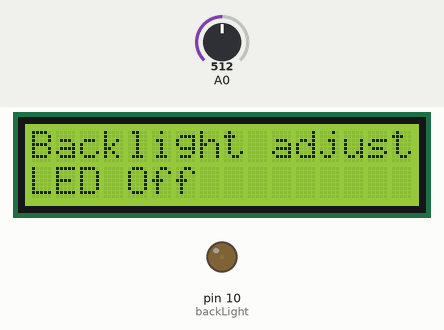
Simulated run of this sketch. Board: Arduino Uno, built with avr-gcc and run on an emulated ATmega328P. On the bench: 16×2 character LCD, output pins drawn as LEDs (lit = HIGH). Inputs (shaded band) come from the test bench; at power-on: A0 = 512.

Above: at 1.2 s.
1.3 s: A0 set to 205
At 2.1 s:
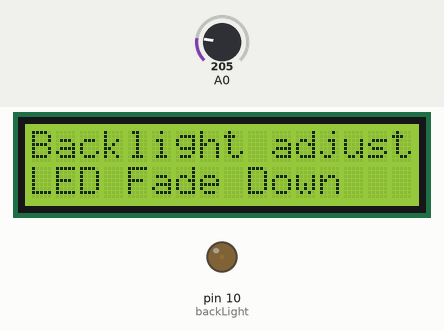
4.3 s: A0 set to 187
At 5.7 s:
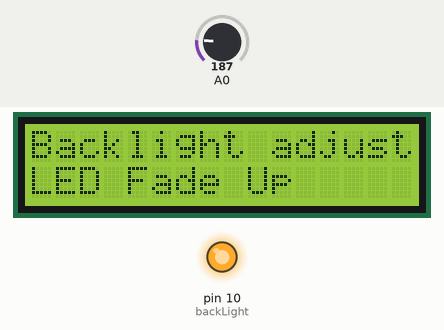
7.3 s: A0 set to 40
At 7.9 s:
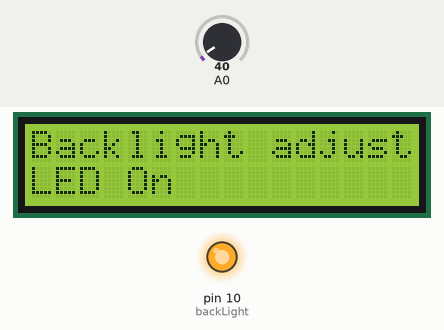
10.3 s: A0 set to 565
At 11.6 s:
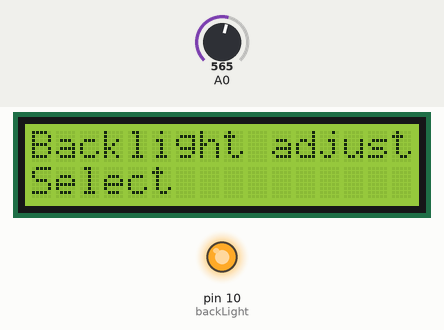
13.3 s: A0 set to 900
At 14.1 s:
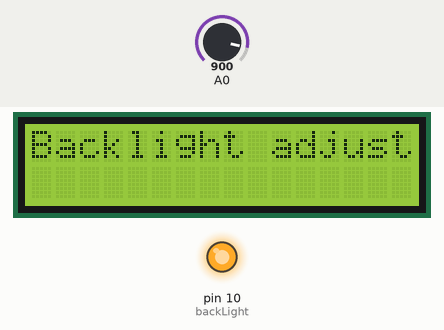
16.3 s: A0 set to 564
At 16.6 s:
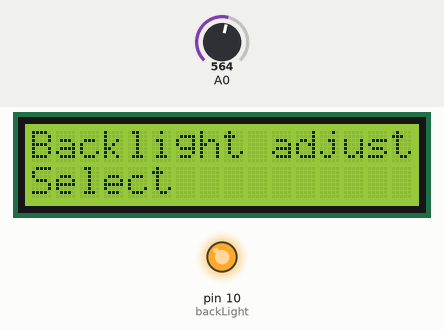
19.3 s: A0 set to 540
Timing chart, 0 to 22.3 s (numbered marks = the images above; inputs shaded):
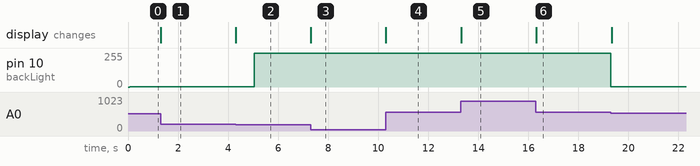

Measured:
- the behaviour switches between 195 and 194 on A0 (found by bisection; images 1 and 2)
- after the input at 1.3 s, the display: changes at once (image 1)
- after the input at 4.3 s, pin 10 (backLight): 1/255 → 255/255 after 0.74 s; the display: changes at once (image 2)
- after the input at 7.3 s, the display: changes at once (image 3)
- after the input at 10.3 s, the display: changes at once (image 4)
- after the input at 13.3 s, the display: changes at once (image 5)
- after the input at 16.3 s, the display: changes at once (image 6)
- after the input at 19.3 s, pin 10 (backLight): 255/255 → 1/255 at once

The sketch:

lcd_fix.ino
```cpp
//Sample using LiquidCrystal library
#include <LiquidCrystal.h>

/*******************************************************

This program will test the LCD panel and the buttons of
the DFRobot LCD Keypad Shield for Arduino
Product code : RB-Dfr-07
http://www.robotshop.com/dfrobot-lcd-keypad-shield-arduino-1.html

Note cct error identified by Arduino forum discussion at:
http://arduino.cc/forum/index.php/topic,96747.0.html
which advises insertion of a Germanium 1n34a or a Schotky 1N5819
diode between pin 10 and the base of Q1 (K to pin 10).

sample code originally by Mark Bramwell, July 2010
modifications by Dion Weston, March 2012


********************************************************/

// select the pins used on the LCD panel
LiquidCrystal lcd(8, 9, 4, 5, 6, 7);

// define some values used by the panel and buttons
int backLight   = 10;    // LCD Panel Backlight LED connected to digital pin 10
int lightLevel  = 255;   // Initialise light full on
int lcd_key     = 0;
int adc_key_in  = 0;
#define btnRIGHT  0
#define btnUP     1
#define btnDOWN   2
#define btnLEFT   3
#define btnSELECT 4
#define btnNONE   5

// read the buttons
int read_LCD_buttons()
{
 adc_key_in = analogRead(0);      // read the value from the sensor
 // my [Mark Bramwell's] buttons when read are centered at these valies: 0, 144, 329, 504, 741
 // we add approx 50 to those values and check to see if we are close
 if (adc_key_in > 1000) return btnNONE; // We make this the 1st option for speed reasons since it will be the most likely result
 if (adc_key_in < 50)   return btnRIGHT;
 if (adc_key_in < 195)  return btnUP;
 if (adc_key_in < 380)  return btnDOWN;
 if (adc_key_in < 555)  return btnLEFT;
 if (adc_key_in < 790)  return btnSELECT;
 return btnNONE;  // when all others fail, return this...
}

void setup()
{
 lcd.begin(16, 2);              // start the LCD library
 lcd.setCursor(0,0);            // move cursor to beginning of line "0"
 lcd.print("Backlight adjust"); // print a simple message

}

void loop()
{
 analogWrite(backLight, lightLevel);
 lcd.setCursor(13,1);            // move to position 13 on the second line
 lcd.print(lightLevel);

 lcd.setCursor(0,1);            // move to the begining of the second line
 lcd_key = read_LCD_buttons();  // read the buttons

 switch (lcd_key)               // depending on which button was pushed, we perform an action
 {
   case btnRIGHT:
     {
     lcd.print("LED On          ");
     lightLevel = 255;
     break;
     }
   case btnLEFT:
     {
     lcd.print("LED Off         ");
     lightLevel = 1;
     break;
     }
   case btnUP:
     {
     lcd.print("LED Fade Up     ");
     if (lightLevel < 255) lightLevel += 1;
     break;
     }
   case btnDOWN:
     {
     lcd.print("LED Fade Down   ");
     if (lightLevel > 1) lightLevel -= 1;
     break;
     }
   case btnSELECT:
     {
     lcd.print("Select          ");
     break;
     }
     case btnNONE:
     {
     lcd.print("                ");
     break;
     }
 }

}
```
